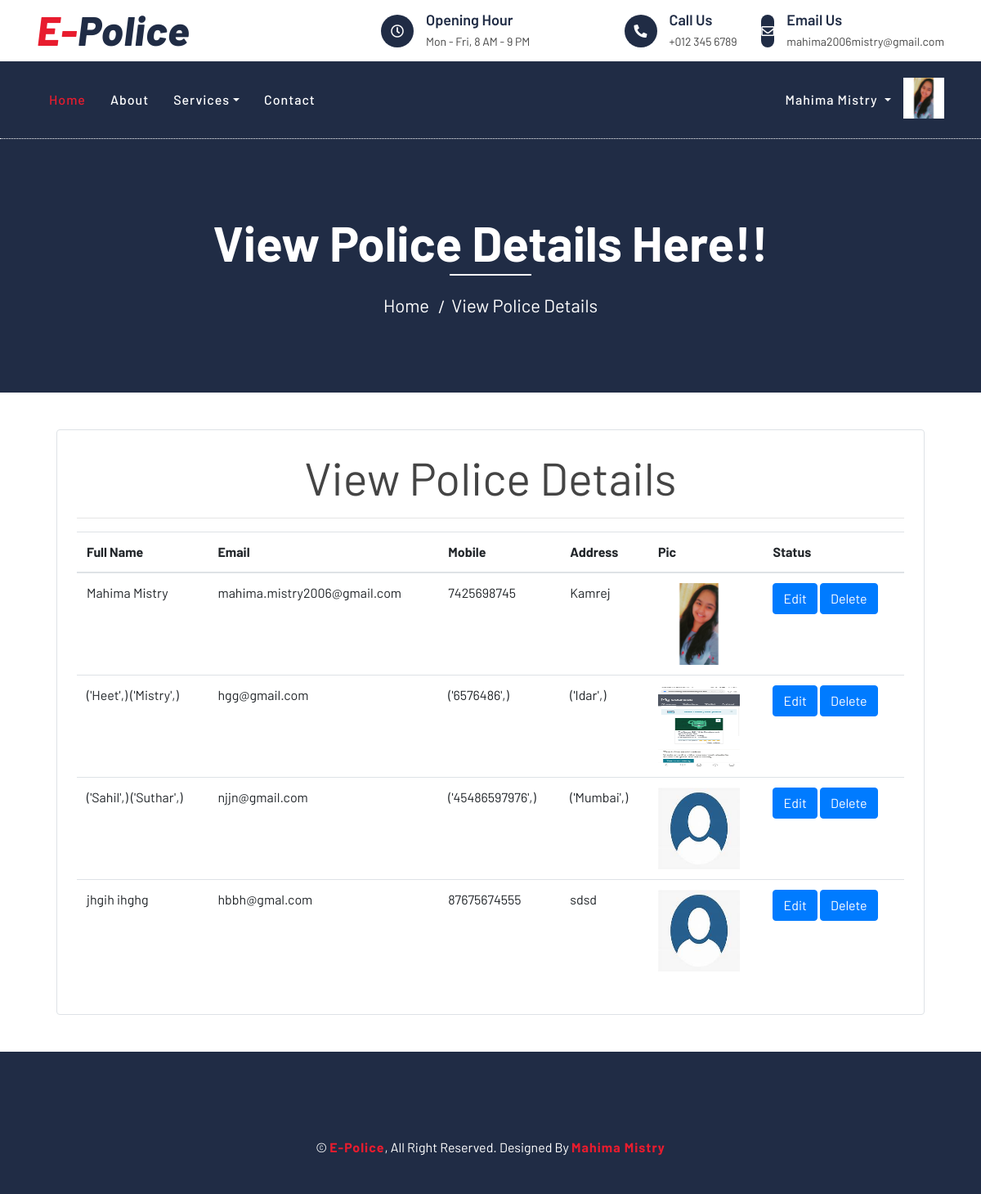
Before: /view_police/ (signed in) with the older database file.
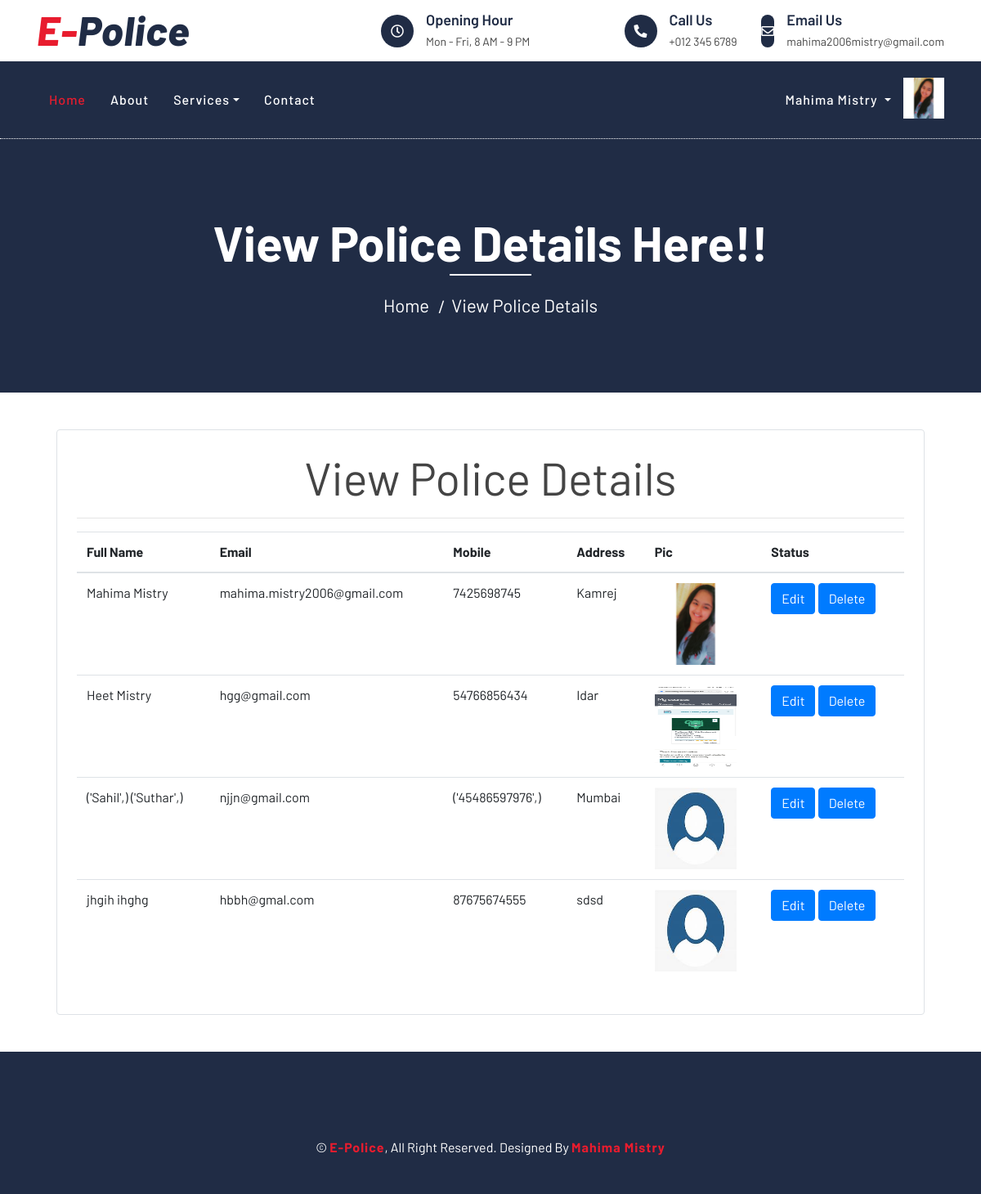
After: the same page with the newer database file.
### epolice/models.py (models this page shows, shortened)
class User(models.Model):
    fname = models.CharField(max_length=50)
    lname = models.CharField(max_length=50)
    email = models.EmailField(unique=True)
    mobile = models.CharField(max_length=10)
    address = models.TextField(max_length=300)
    role = models.CharField(max_length=20,null=True,blank=True)
    password = models.CharField(max_length=50)
    pic = models.FileField(upload_to='Profile',default='profile.jpg')

### police_station/views.py (the view)
# urls.py: path('view_police/',views.view_police,name='view_police'),
def view_police(request):
    uid = User.objects.get(email=request.session['email'])
    police = User.objects.filter(role='police')
    return render(request,'view_police.html',{'uid':uid,'police':police})

### police_station/templates/view_police.html (shortened to what this page needs)
{% extends 'header.html' %}
{% load static %}
{% block content %}
<div class="page-header">
    <div class="container">
        <div class="row">
            <div class="col-12">
                <h2>View Police Details Here!!</h2>
            </div>
            <div class="col-12">
                <a href="{% url 'index' %}">Home</a>
                <a href="">View Police Details</a>
            </div>
        </div>
    </div>
</div>
<div class="container">
    <div class="border rounded p-4 m-4">
        <p class="display-4 text-center"><b>View Police Details</b></p>
        <hr>
        <table class="table">
            <thread>
                <tr>
                    <th>Full Name</th>
                    <th>Email</th>
                    <th>Mobile</th>
                    <th>Address</th>
                    <th>Pic</th>
                    <th>Status</th>
                </tr>
            </thread>
            <tbody>
                {% for one in police %}
                <tr>
                    <td>{{ one.fname }} {{ one.lname }}</td>
                    <td>{{ one.email }}</td>
                    <td>{{ one.mobile }}</td>
                    <td>{{ one.address }}</td>
                    {% if one.pic %}
                        <td>
                            <img height="100px" width="100px" src="{{ one.pic.url }}" alt="">
                        </td>
                    {% else %}
                        <td>No Image</td>
                    {% endif %}
                    <td>
                        <a href="{% url 'edit_police' one.id %}"><button class="btn btn-primary" type="button">Edit</button></a>
                        <a href="{% url 'delete_police' one.id %}"><button class="btn btn-primary" type="button">Delete</button></a>
                    </td>
                </tr>
                {% endfor %}
            </tbody>
        </table>
    </div>
</div>
{% endblock %}

Changed rows visible on the page:
changed User "hgg@gmail.com": fname "('Heet',)" → "Heet"; lname "('Mistry',)" → "Mistry"; mobile "('6576486',)" → "54766856434"; address "('Idar',)" → "Idar"
changed User "('Sahil',)": address "('Mumbai',)" → "Mumbai"
